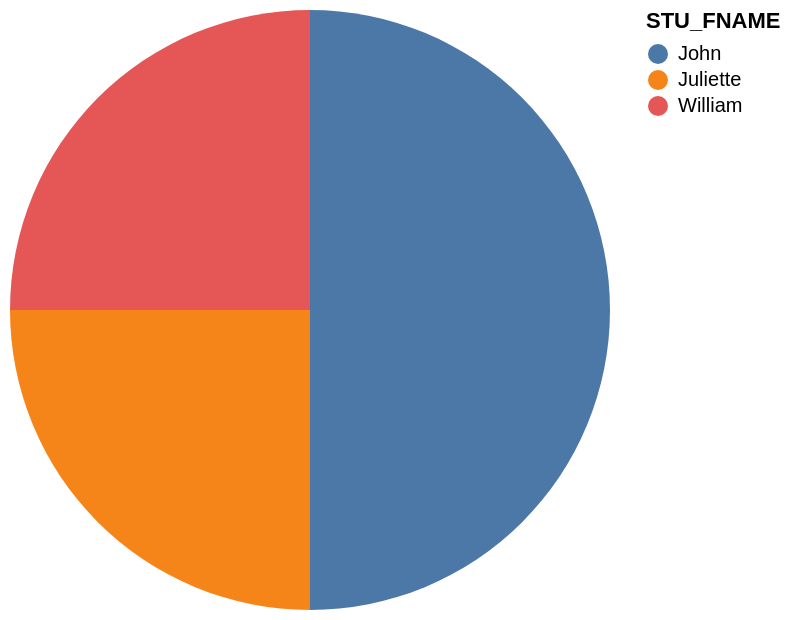

The Vega-Lite source for this figure:
### Vega-Lite specification from a JSON file in a GitHub repository (floating-point values rounded to 4 significant figures)
{"data": {"values": [{"x_data": "John", "y_data": 2}, {"x_data": "Juliette", "y_data": 1}, {"x_data": "William", "y_data": 1}]}, "mark": "arc", "encoding": {"theta": {"field": "y_data", "type": "quantitative", "title": "COUNT(STU_FNAME)"}, "color": {"field": "x_data", "type": "nominal", "title": "STU_FNAME"}}}
